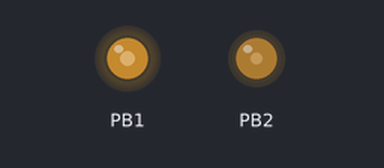
Recording of a program running on a simulated ATmega328P, built with avr-gcc and emulated at 16 MHz. Shown: output pins drawn as LEDs (lit = HIGH). At 0.0 s the program stops and its outputs stay as they are.

Above: at 0.1 s.
Timing chart, 0 to 1.5 s (numbered marks = the images above):
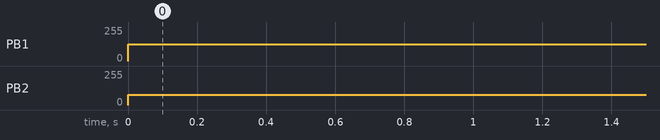

Measured:
- by itself, PB1: 0/255 → 127/255 at 0.00 s
- by itself, PB2: 0/255 → 76/255 at 0.00 s

The program:

main.cpp
```cpp
/*
 * lab5_pwm_timer1.cpp
 *
 * Created: 5/22/2023 8:50:10 AM
 * Author : User
 */
#define F_CPU 16000000UL
#include <avr/io.h>
#include <avr/interrupt.h>
#include <util/delay.h>

void pwm_8bit_nm(uint8_t duty1 );
void pwm_8bit_im(uint8_t duty);
void pwm_9bit_nm(uint16_t duty);
void pwm_9bit_im(uint16_t duty);
void pwm_10bit_nm(uint32_t duty1, uint32_t duty2);
void pwm_10bit_im(uint32_t duty);

int main(void)
{
    /* Replace with your application code */

	DDRB |= 1<<PB1 | 1<< PB2;
    while (1)
    {
		//pwm_10bit_im(30);
		pwm_10bit_nm(50, 30);  // PB1 = 50% and PB2 = 30%
    }
}

 void pwm_8bit_nm(uint8_t duty){
	//Non Inverting Mode
	// Frequency = F_cpu/ 256*N = 16*10^6/ 256*8 = 7812.5 Hz
	// duty cycle: OCR1A = 256D/100 - 1 => D = (OCR1A+1)*100/256;
	OCR1A = ((256*duty)/100) - 1;
	TCCR1A = (1<<COM1A1) | 1<<WGM10; // Non-inverting Mode and Fast PWM 8-BIT
	TCCR1B = (1<<WGM12) | 1<<CS11; // Prescaler 8

}
void pwm_8bit_im(uint8_t duty){
	// Inverting Mode
	// Frequency = F_cpu/ 256*N = 16*10^6/ 256*8 = 7812.5 Hz
	// OCR1B = 255 - 256*D/100;
	OCR1B = 255 - ((256*duty)/100);
	TCCR1A = (1<<COM1B1)| (1<<COM1B0) | 1<<WGM10; // inverting Mode and Fast PWM 8-BIT
	TCCR1B = (1<<WGM12) | 1<<CS11; // Prescaler 8
}
void pwm_9bit_nm(uint16_t duty){
	//Non Inverting Mode
	// Frequency = F_cpu/ 512*N = 16*10^6/ 512*8 = 3906.25 Hz
	// duty cycle: OCR1A = 512D/100 - 1 => D = (OCR1A+1)*100/256;
	OCR1A = ((512*duty)/100)-1;
	TCCR1A = (1<<COM1A1) | 1<<WGM11; // Non-inverting Mode and Fast PWM 9-BIT
	TCCR1B = (1<<WGM12) | 1<<CS11; // Prescaler 8
}
void pwm_9bit_im(uint16_t duty){
	// Inverting Mode
	// Frequency = F_cpu/ 512*N = 16*10^6/ 512*8 = 3906.25Hz
	// OCR1B = 511 - 512*D/100;
	OCR1B = 511 - ((512*duty)/100);
	TCCR1A = (1<<COM1B1)| (1<<COM1B0) | 1<<WGM11; // inverting Mode and Fast PWM 9-BIT
	TCCR1B = (1<<WGM12) | 1<<CS11; // Prescaler 8
}
void pwm_10bit_im(uint32_t duty){
	// Inverting Mode
	// Frequency = F_cpu/ 1024*N = 16*10^6/ 1024*1 = 15625Hz
	// OCR1B = 1023 - 1024*D/100;
	OCR1B = 1023 - ((1024*duty)/100);
	TCCR1A = (1<<COM1B1)| (1<<COM1B0) | (1<<WGM10) | 1<<WGM11; // Inverting Mode and Fast PWM 10-BIT
	TCCR1B = (1<<WGM12) | 1<<CS10; // Prescaler 1
}
void pwm_10bit_nm(uint32_t duty1, uint32_t duty2 ){
	//Non Inverting Mode
	// Frequency = F_cpu/ 1024 = 16*10^6/ 1024 = 15625 HZ
	// duty cycle: OCR1A = 1024D/100 - 1 => D = (OCR1A+1)*100/256;
	OCR1A = ((1024*duty1)/100)-1;
	OCR1B = ((1024*duty2)/100)-1;
	TCCR1A = (1<<COM1A1) | (1<<COM1B1) | (1<<WGM10) | (1<<WGM11); // Non-inverting Mode and Fast PWM 10-BIT
	TCCR1B = (1<<WGM12) | 1<<CS10; // Prescaler 1
}
```
